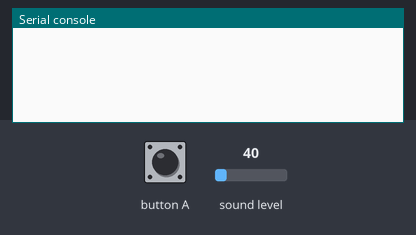
The program below on a simulated BBC micro:bit (MakeCode). Parts: the last lines printed to the serial console. Inputs (shaded band) come from the test bench; at power-on: sound level 40.

Above: at 1.2 s.
1.3 s: button A pressed for 0.15 s
At 2.4 s:
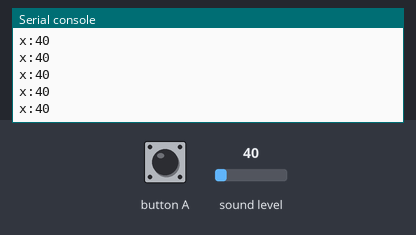
2.9 s: sound level set to 5
At 4.0 s:
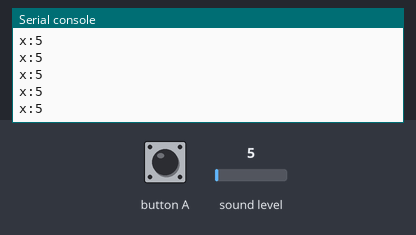
4.4 s: sound level set to 64
At 5.1 s:
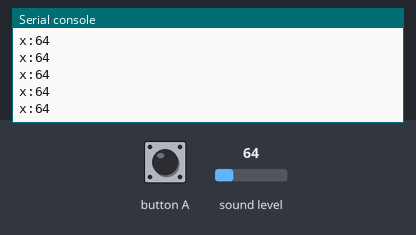
Timing chart, 0 to 7.4 s (numbered marks = the images above; inputs shaded):
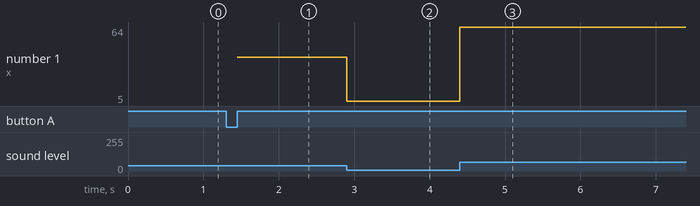

Measured:
- after the input at 1.3 s, the serial console: prints a new line after 0.15 s (image 1)
- after the input at 2.9 s, the serial console: prints a new line at once (image 2)
- after the input at 4.4 s, the serial console: prints a new line at once (image 3)
- plotted number 1: 40 → 5 after the input at 2.9 s, 5 → 64 after the input at 4.4 s

The program:

main.ts
```typescript
let pomiar = false
let dźwięk = 0
let start = 0
let end = 0
input.onButtonPressed(Button.A, function () {
    pomiar = true
    dźwięk = 255
    start = 0
    while (pomiar) {
        serial.writeValue("x", input.soundLevel())
        if (input.soundLevel() > 150 && start == 0) {
            start = input.runningTimeMicros()
            dźwięk = input.soundLevel()
        } else {
            if (start != 0) {
                if (input.soundLevel() <= dźwięk) {
                    dźwięk = input.soundLevel()
                } else {
                    end = input.runningTimeMicros()
                    pomiar = false
                }
            }
        }
    }
    basic.showNumber(1500000 / (end - start))
    basic.showString("m/s")
})
basic.forever(function () {

})
```

test.ts
```typescript
// tu są testy; nie będzie to kompilowane, gdy ten pakiet będzie używany jako rozszerzenie.
```
